Frame 1 (no input): blank canvas, image omitted
Frame 60 (no input): blank canvas, image omitted
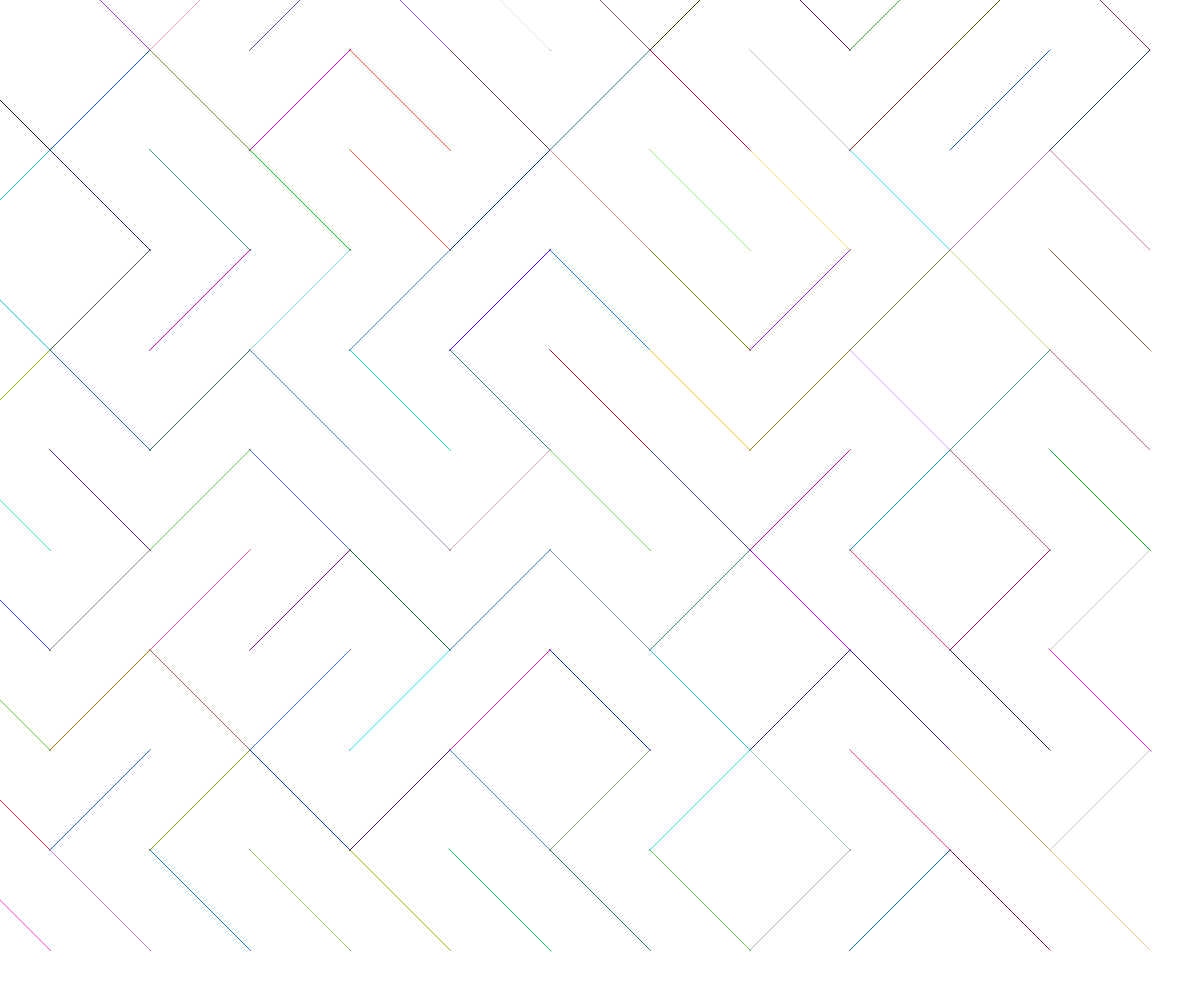
Frame 120 (the mouse pressed at the canvas centre since frame 60)

The p5.js sketch whose frames 1 and 60 were blank and that drew this single picture after the mouse press (run headless with seeded random() and noise() and a simulated clock; from frame 60 on, the mouse is pressed at the canvas centre):

// p5.js sketch
// ── sketch.js
// Gen art demo
// Oct. 4, 2024

const TILE_SIZE = 100;
let tileArray = [];

let lastSwap = 0;
let swapTime = 1000;
let r;
let g;
let b;

function setup() {
  createCanvas(windowWidth, windowHeight);
  strokeWeight(1);
}

function draw() {
  if (millis()>lastSwap+swapTime){
    background(255);
    for (let x = 0; x< width; x+=TILE_SIZE){
      for (let y=0;y<height;y+=TILE_SIZE){
        stroke(r,g,b);
        let someTile = spawnTile(x,y);
        tileArray.push(someTile);
      }
      for (let myTile of tileArray){
        r = random(1,255);
        g = random(1,255);
        b = random(1,255);
        stroke(r,g,b);
        line(myTile.x1,myTile.y1,myTile.x2,myTile.y2);
        lastSwap = millis();
      }
    }
  }
}

function spawnTile(x,y){
  let tile;
  let posneg;
  posneg = random(1);
  if (posneg < 0.5){  
    tile = {
      x1: x-TILE_SIZE/2,
      y1: y-TILE_SIZE/2,
      x2: x+TILE_SIZE/2,
      y2: y+TILE_SIZE/2,
    };

  }
  else{
    tile = {
      x1: x-TILE_SIZE/2,
      y1: y+TILE_SIZE/2,
      x2: x+TILE_SIZE/2,
      y2: y-TILE_SIZE/2,
    };
  }

  return tile;
}
